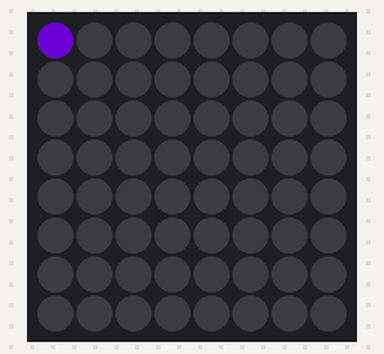
A program run on a simulated Raspberry Pi (BCM pin numbers) with a Sense HAT. Parts: the Sense HAT's 8×8 RGB LED matrix. Dim RGB values are drawn brighter than linear; random numbers come from a fixed seed.

Above: at 0.07 s.
At 3.19 s:
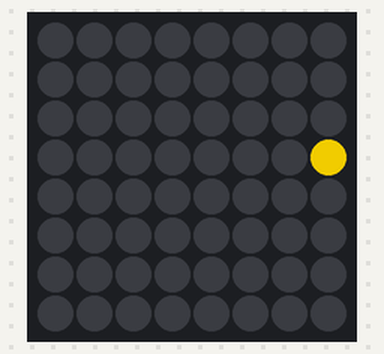
At 6.4 s:
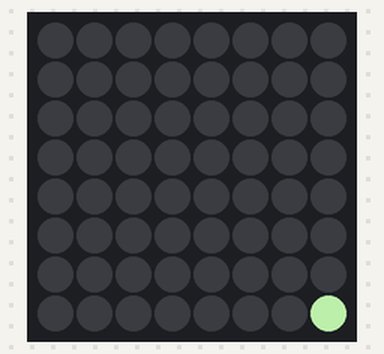
At 14.77 s:
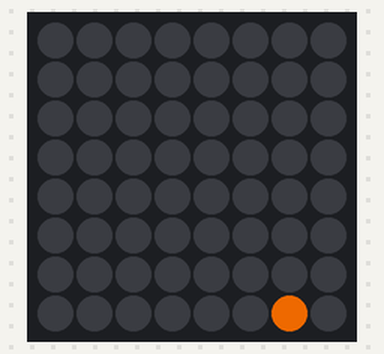
At 23.13 s:
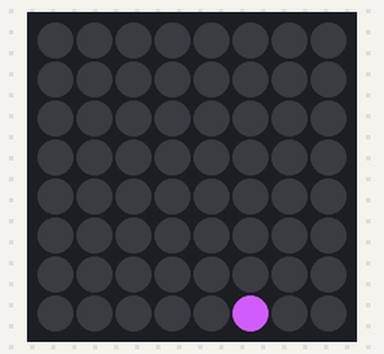
At 39.94 s:
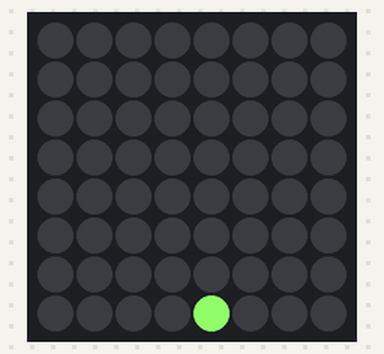

The program:

pixelator.py
```python
from sense_hat import SenseHat
from time import time, sleep
import os
import sys
from random import randint

# constants
M_ROWS = 7
M_COLS = 7
M_CLEAR_BEFORE_LOOP = True

# get random color
def get_random_color():
    random_red = randint(0, 255)
    random_green = randint(0, 255)
    random_blue = randint(0, 255)

    return (random_red, random_green, random_blue)

try:
    # SenseHat
    sense_hat = SenseHat()
    sense_hat.set_imu_config(False, False, False)
except:
    print('Unable to initialize the Sense Hat library: {}'.format(sys.exc_info()[0]))
    sys.exit(1)

def main():
    while True:
        x_pos = 0
        y_pos = 0

        while (y_pos <= M_ROWS):
            if M_CLEAR_BEFORE_LOOP:
                sense_hat.clear()

            sense_hat.set_pixel(x_pos, y_pos, get_random_color())
            sleep(0.1)

            y_pos = (y_pos + 1) if (x_pos + 1 == M_COLS + 1) else (y_pos)
            x_pos = (x_pos + 1) if (x_pos + 1 <= M_COLS) else (0)

        sleep(2)
        sense_hat.clear()

if __name__ == "__main__":
    try:
        main()
    except (KeyboardInterrupt, SystemExit):
        print('Interrupt received! Stopping the application...')
    finally:
        print('Cleaning up the mess...')
        sense_hat.clear()
        sys.exit(0)
```

Measured:
- what the display in image 2 shows lasts 2.1 s, from 6.4 s to 8.5 s
